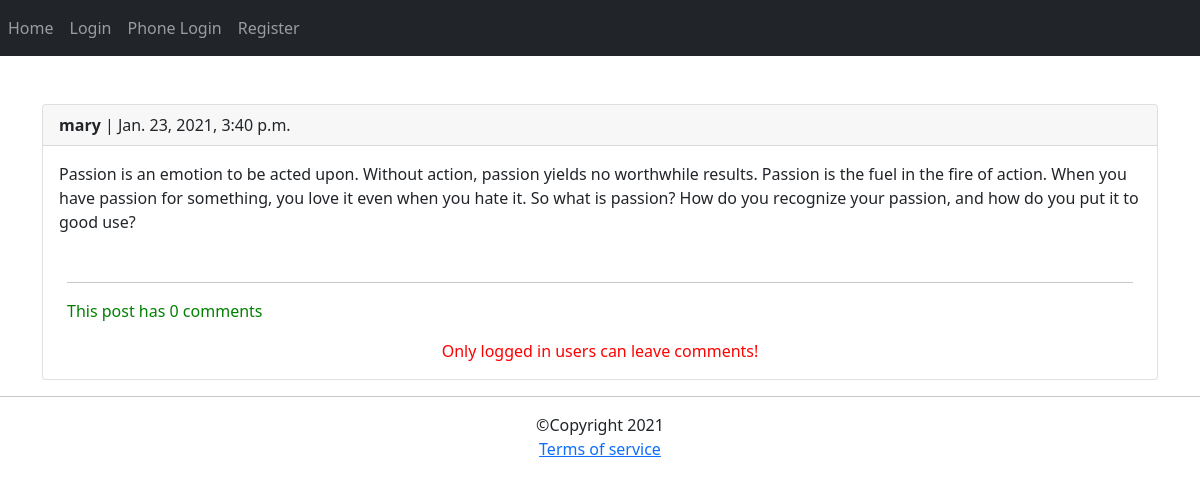
Before: /2021/1/23/passion-is-an-emotion-to-be-acted-upon with the older database file.
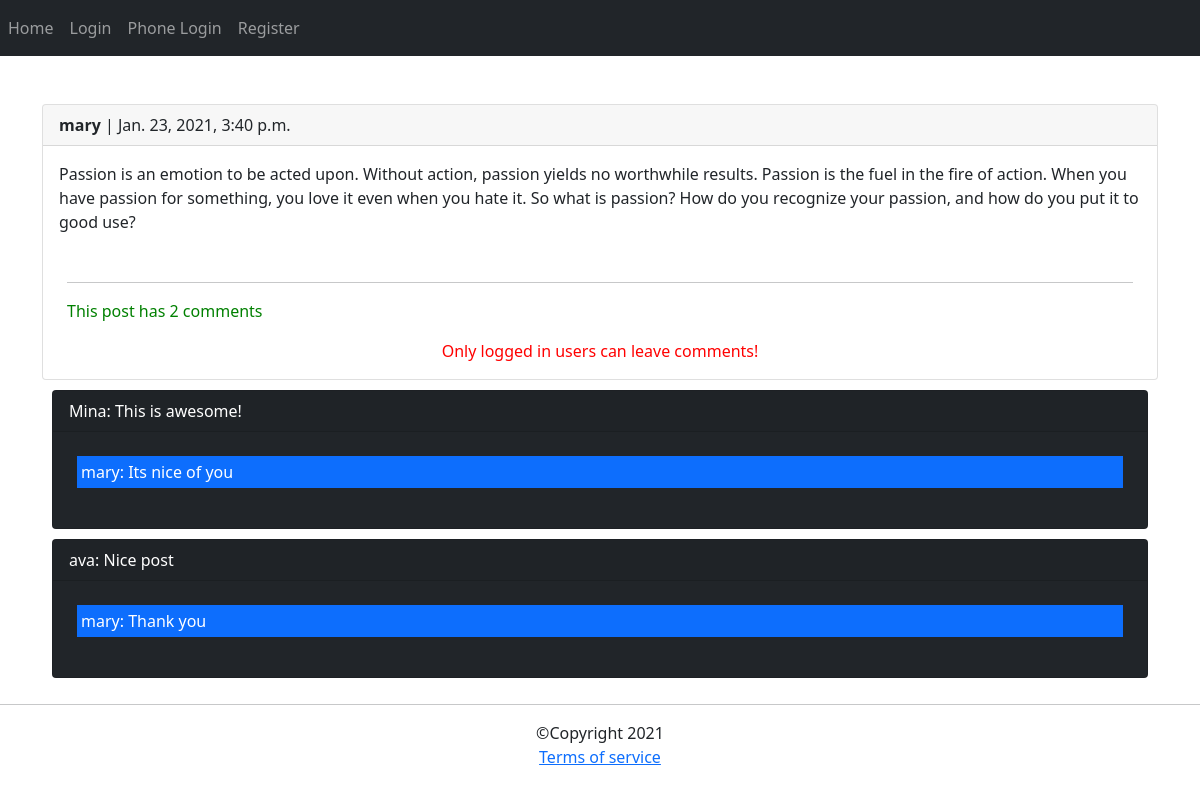
After: the same page with the newer database file.
### posts/models.py (models this page shows, shortened)
class Post(models.Model):
    user = models.ForeignKey(User, on_delete=models.CASCADE)
    body = models.TextField(max_length=500)
    slug = models.SlugField(max_length=200)
    created = models.DateTimeField(auto_now_add=True)

class Comment(models.Model):
    user = models.ForeignKey(User, on_delete=models.CASCADE, related_name='ucomment')
    post = models.ForeignKey(Post, on_delete=models.CASCADE, related_name='pcomment')
    reply = models.ForeignKey('self', on_delete=models.CASCADE, null=True, blank=True, related_name='rcomment')
    is_reply = models.BooleanField(default=False)
    body = models.TextField(max_length=400)
    created = models.DateTimeField(auto_now_add=True)
    class Meta:
        ordering = ('-created', )

### posts/views.py (the view)
# urls.py: path('<int:year>/<int:month>/<int:day>/<slug:slug>', views.post_detail, name='post_detail'),
def post_detail(request, year, month, day, slug):
    post = get_object_or_404(Post, created__year=year, created__month=month, created__day=day, slug=slug)
    comments = Comment.objects.filter(post=post, is_reply=False)
    reply_form = AddReplyForm()
    can_like = False
    if request.user.is_authenticated:
        if post.user_can_like(request.user):
            can_like = True
    if request.method == 'POST':
        form = AddCommentForm(request.POST)
        if form.is_valid():
            new_cm = form.save(commit=False)
            new_cm.post = post
            new_cm.user = request.user
            new_cm.save()
            messages.success(request,'Your comment was sent successfully', 'success')
            form = AddCommentForm()
    else:
        form = AddCommentForm()
    return render(request, 'posts/post_detail.html', {'post': post, 'comments': comments, 'form': form, 'reply_form': reply_form, 'can_like': can_like})

### posts/templates/posts/post_detail.html (shortened to what this page needs)
{% extends 'base.html' %}
{% block content %}
<div class="card">
    <p class="card-header"><b> {{ post.user }} </b>| {{ post.created }} </p>
    <p class="card-body">{{ post.body }} </p>
    <div class="container">
        <hr/>
    {% with total=comments.count %}
    <p style="color:green">This post has {{ total }} comment{{ total|pluralize }}</p>
    {% endwith %}
    </div>
    {% if request.user.is_authenticated %}
    <div class="container">
    <form method="post" class="col-md-12" novalidate>
        {% csrf_token %}
        {{ form.as_p }}
        <input type="submit" value="save" class="btn btn-primary">
    </form>
        <br/>
        {% else %}
        <p style="color:red" class="text-center">Only logged in users can leave comments!</p>
        {% endif %}
    </div>
    {% for comment in comments %}
    <div class="card bg-dark text-white" style="margin:10px">
    <p class="card-header">
        {{ comment.user }}:
        {{ comment.body }}
        {% for reply in comment.rcomment.all %}
        <p class="bg-primary text-white p-1 m-4" >{{ reply.user }}: {{ reply.body }}</p>
        {% endfor %}
    </p>
    </div>
    {%  endfor %}
</div>
{% endblock %}

### templates/base.html (shortened to what this page needs)
<!DOCTYPE html>
<html lang="en" xmlns="http://www.w3.org/1999/html">
<head>
    <link href="https://cdn.jsdelivr.net/npm/bootstrap@5.0.0-beta1/dist/css/bootstrap.min.css" rel="stylesheet">
</head>
<body>
 {% include 'inc/navbar.html' %}
 <div class="container pt-5">
    <div class="row">
        <div class="col-sm-12">
            {% block content %}
            {% endblock %}
        </div>
    </div>
<footer>
    <hr/>
    <div class="container">
    <center> &copy;Copyright 2021  </center>
     <center> <div> <a href="#">Terms of service</a></div> </center>
    </div>
    <br/>
</footer>
</body>
</html>

### templates/inc/navbar.html
<nav class="navbar navbar-expand-lg navbar-dark bg-dark">
  <div class="navbar-nav">
    <a class="nav-item nav-link" href="{% url 'posts:all_posts' %}">Home</a>
    {% if request.user.is_authenticated %}
        <a class="nav-item nav-link" href="{% url 'account:logout' %}">Logout ({{ request.user }})</a>
    {% else %}
    <a class="nav-item nav-link" href="{% url 'account:login' %}">Login</a>
    <a class="nav-item nav-link" href="{% url 'account:phone_login' %}">Phone Login</a>
    <a class="nav-item nav-link" href="{% url 'account:register' %}">Register</a>
    {% endif %}
  </div>
</nav>

Changed rows visible on the page:
added Comment: user "Mina", body "This is awesome!"
added Comment: user "mary", body "Its nice of you", shown under "Mina"
added Comment: user "ava", body "Nice post"
added Comment: user "mary", body "Thank you", shown under "ava"
Other visible differences:
{{ total }}: "0" → "2"
